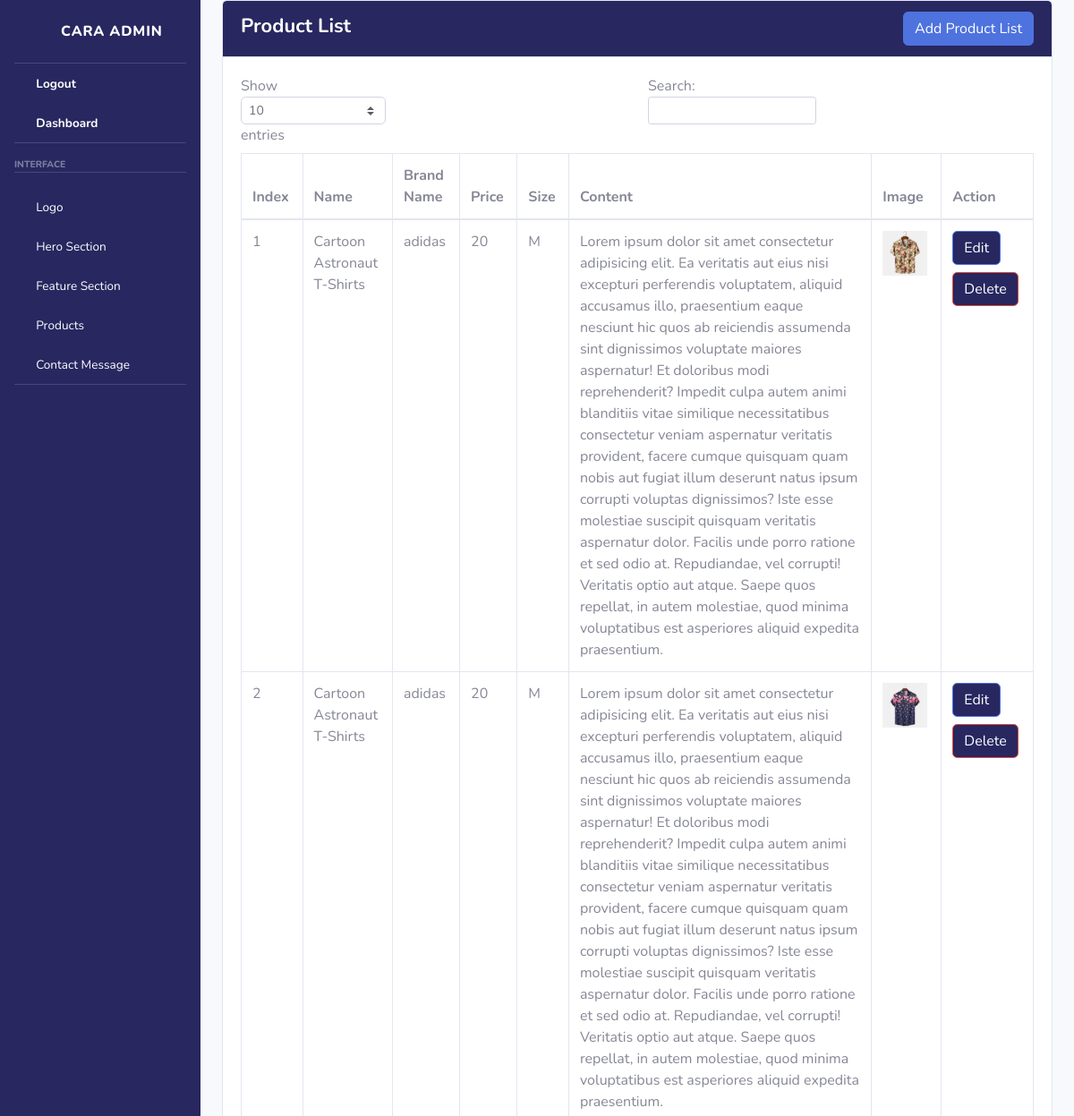
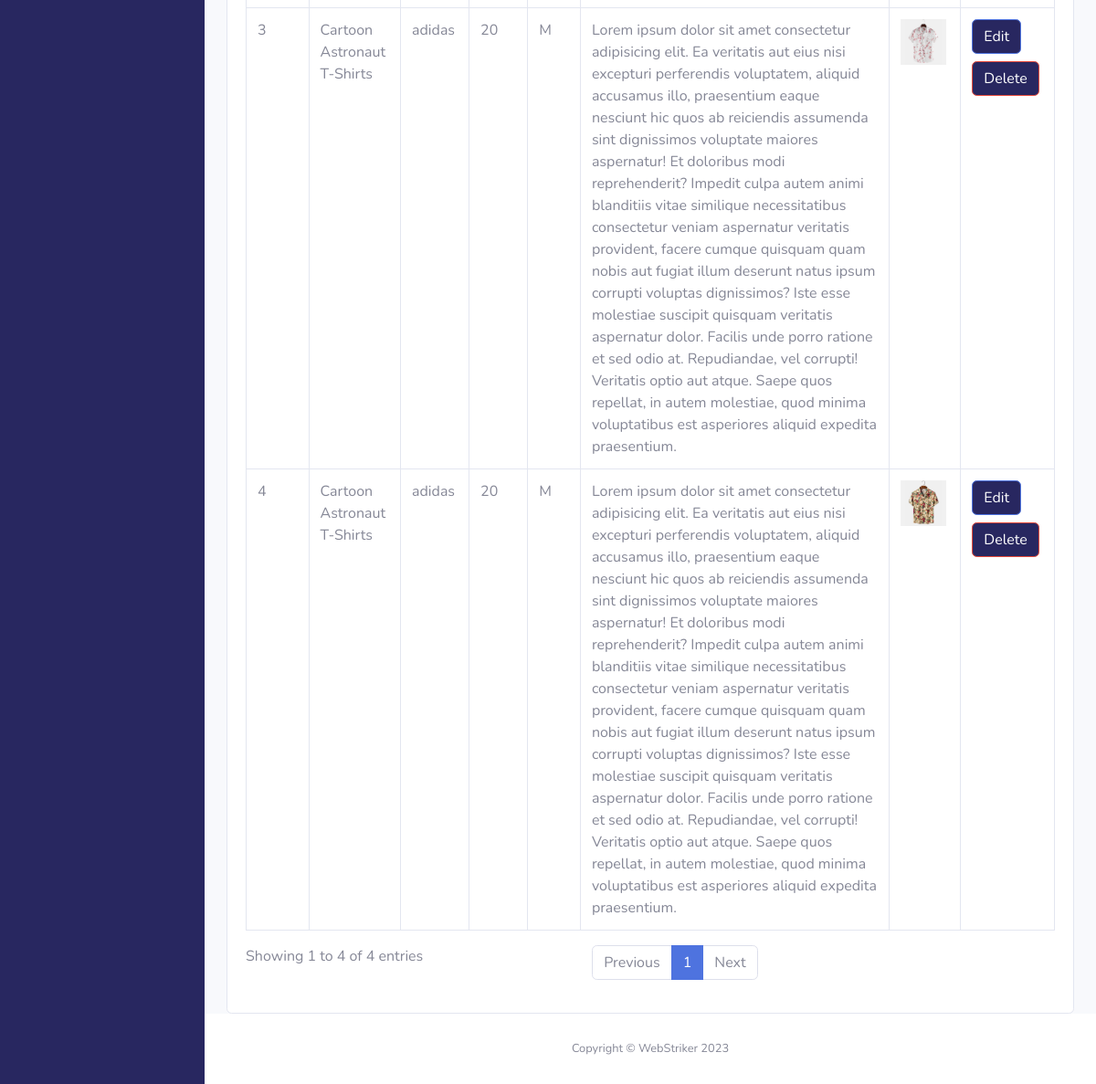
The app's page /admin/product/product.php (signed in) with its own data (2 pictures, top to bottom).
### tables this page shows
CREATE TABLE `product` (
  `id` int(11) NOT NULL,
  `image` text NOT NULL,
  `subtitle` varchar(255) NOT NULL,
  `title` varchar(255) NOT NULL,
  `price` varchar(255) NOT NULL,
  `size` text NOT NULL,
  `content` text NOT NULL
);

### admin/product/product.php (the view, shortened to what this page needs)
<?php
include '../header.php';
?>
<body id="page-top">
    <div id="wrapper">
       <?php include '../sidebar.php';?>
        <div id="content-wrapper" class="d-flex flex-column">
            <div id="content">
                <div class="container-fluid">
                    <div class="card">
                    <div class="card-header">
                      <span>Product List</span>
                      <div class="services__items " style="float: right;">
                        <a href="product_add.php" class="btn btn-primary">Add Product List</a>
                    </div>
                    </div>
                    <div class="card-body">
                    <div class="table-responsive">
                                <table class="table table-bordered" id="dataTable" width="100%" cellspacing="0">
                                    <thead>
                                        <tr>
                                            <th>Index</th>
                                            <th>Name</th>
                                            <th>Brand Name</th>
                                            <th>Price</th>
                                            <th>Size</th>
                                            <th>Content</th>
                                            <th>Image</th>
                                            <th>Action</th>
                                        </tr>
                                    </thead>
                                    <tbody>
                                    <?php
                            $sql = "select*from product";
                            $result = $connection-> query($sql);
                            $serial = 1;
                            while($data = $result-> fetch_assoc()){
                        ?>
                                        <tr>
                                            <td><?php echo $serial++;?></td>
                                            <td><?php echo $data['title'];?> </td>
                                            <td><?php echo $data['subtitle'];?> </td>
                                            <td><?php echo $data['price'];?> </td>
                                            <td><?php echo $data['size'];?> </td>
                                            <td><?php echo $data['content'];?> </td>
                                            <td><img style="width:50px; height:50px;" src="../../upload/<?php echo $data['image'];?>"</td>
                                            <td>
                                               <a href="product_edit.php?id=<?php echo $data['id'];?>" class="btn btn-primary mb-2">Edit</a>
                                                <a href="product_delete.php?id=<?php echo $data['id'];?>" class="btn btn-danger">Delete</a>
                                            </td>
                                        </tr>
                                        <?php } ?>
                                    </tbody>
                                </table>
                            </div>
                    </div>
                    </div>
                </div>
            </div>
            <footer class="sticky-footer bg-white">
                <div class="container my-auto">
                    <div class="copyright text-center my-auto">
                        <span>Copyright &copy; WebStriker 2023</span>
                    </div>
                </div>
            </footer>
        </div>
    </div>
</body>
</html>

### admin/css/admin.css (style rules this page uses)
.card-header { background: #282760; }
.card-header span { font-size: 22px; font-weight: 700; color: #ffffff; }
table#dataTable tbody tr td a { color: #ffff; background: #282760; }

### records on screen
product: title "Cartoon Astronaut T-Shirts", subtitle "adidas", price "20", size "M", content "Lorem ipsum dolor sit amet consectetur adipisicing elit. Ea veritatis aut eius nisi excepturi perferendis voluptatem, aliquid accusamus illo, praesentium eaque nesciunt hic quos ab reiciendis assumenda sint dignissimos voluptate maiores aspernatur! Et doloribus modi reprehenderit? Impedit culpa autem animi blanditiis vitae similique necessitatibus consectetur veniam aspernatur veritatis provident, facere cumque quisquam quam nobis aut fugiat illum deserunt natus ipsum corrupti voluptas dignissimos? Iste esse molestiae suscipit quisquam veritatis aspernatur dolor. Facilis unde porro ratione et sed odio at. Repudiandae, vel corrupti! Veritatis optio aut atque. Saepe quos repellat, in autem…", image (picture)
product: title "Cartoon Astronaut T-Shirts", subtitle "adidas", price "20", size "M", content "Lorem ipsum dolor sit amet consectetur adipisicing elit. Ea veritatis aut eius nisi excepturi perferendis voluptatem, aliquid accusamus illo, praesentium eaque nesciunt hic quos ab reiciendis assumenda sint dignissimos voluptate maiores aspernatur! Et doloribus modi reprehenderit? Impedit culpa autem animi blanditiis vitae similique necessitatibus consectetur veniam aspernatur veritatis provident, facere cumque quisquam quam nobis aut fugiat illum deserunt natus ipsum corrupti voluptas dignissimos? Iste esse molestiae suscipit quisquam veritatis aspernatur dolor. Facilis unde porro ratione et sed odio at. Repudiandae, vel corrupti! Veritatis optio aut atque. Saepe quos repellat, in autem…", image (picture)
product: title "Cartoon Astronaut T-Shirts", subtitle "adidas", price "20", size "M", content "Lorem ipsum dolor sit amet consectetur adipisicing elit. Ea veritatis aut eius nisi excepturi perferendis voluptatem, aliquid accusamus illo, praesentium eaque nesciunt hic quos ab reiciendis assumenda sint dignissimos voluptate maiores aspernatur! Et doloribus modi reprehenderit? Impedit culpa autem animi blanditiis vitae similique necessitatibus consectetur veniam aspernatur veritatis provident, facere cumque quisquam quam nobis aut fugiat illum deserunt natus ipsum corrupti voluptas dignissimos? Iste esse molestiae suscipit quisquam veritatis aspernatur dolor. Facilis unde porro ratione et sed odio at. Repudiandae, vel corrupti! Veritatis optio aut atque. Saepe quos repellat, in autem…", image (picture)
product: title "Cartoon Astronaut T-Shirts", subtitle "adidas", price "20", size "M", content "Lorem ipsum dolor sit amet consectetur adipisicing elit. Ea veritatis aut eius nisi excepturi perferendis voluptatem, aliquid accusamus illo, praesentium eaque nesciunt hic quos ab reiciendis assumenda sint dignissimos voluptate maiores aspernatur! Et doloribus modi reprehenderit? Impedit culpa autem animi blanditiis vitae similique necessitatibus consectetur veniam aspernatur veritatis provident, facere cumque quisquam quam nobis aut fugiat illum deserunt natus ipsum corrupti voluptas dignissimos? Iste esse molestiae suscipit quisquam veritatis aspernatur dolor. Facilis unde porro ratione et sed odio at. Repudiandae, vel corrupti! Veritatis optio aut atque. Saepe quos repellat, in autem…", image (picture)
